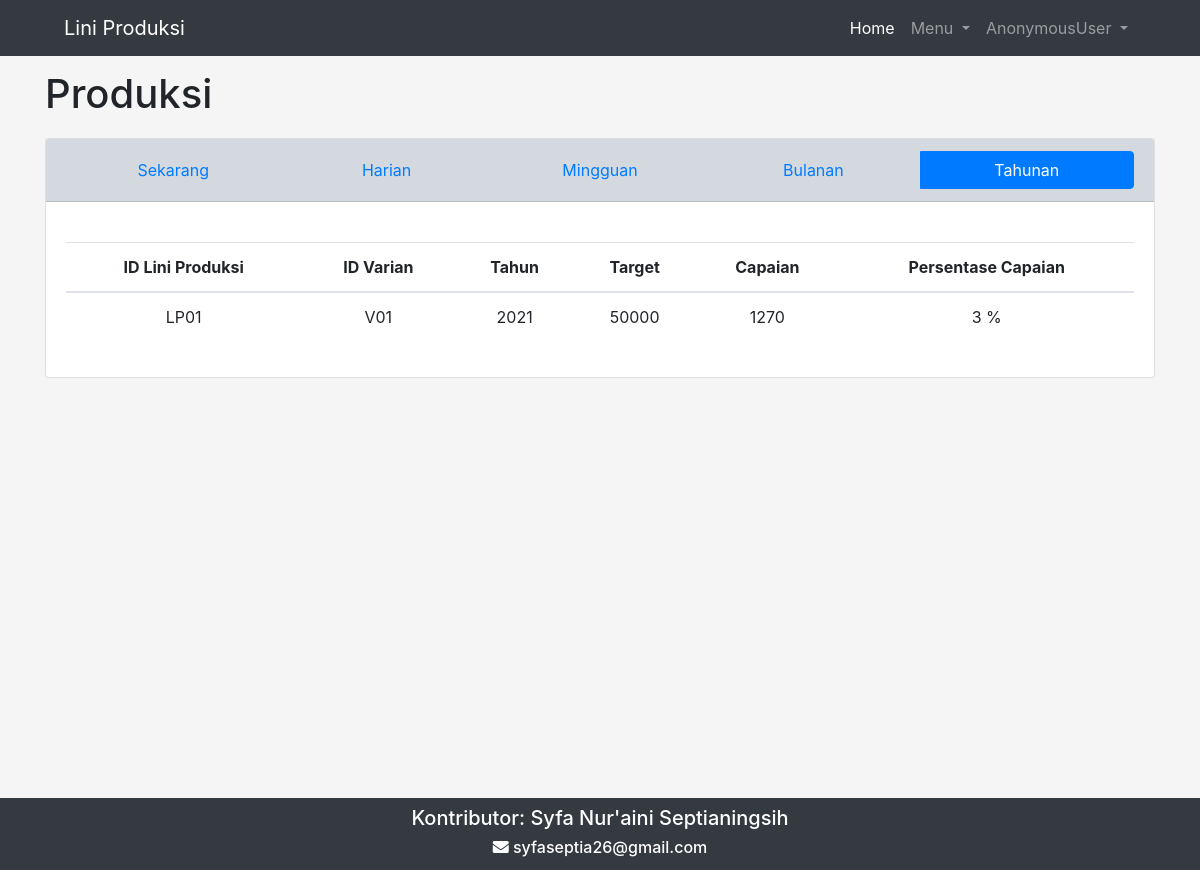
Screenshot of /liniProduksi/produksiTahunan/ with the database file from the repository.
### liniProduksi/models.py (models this page shows, shortened)
class TargetTahunan(models.Model):
    varian = models.ForeignKey('produk.Varian', on_delete=models.CASCADE, to_field='idVarian')
    liniProduksi = models.ForeignKey('LiniProduksi', to_field='idLiniProduksi', on_delete=models.CASCADE)
    target = models.IntegerField()
    tahun = models.IntegerField(null=True)

class LiniProduksi(models.Model):
    idLiniProduksi = models.CharField(max_length=255, unique=True)
    waktuSiklus = models.IntegerField()
    jumlahStasiunKerja = models.IntegerField()
    def __str__(self):
        return "{}".format(self.idLiniProduksi)

### produk/models.py (models this page shows, shortened)
class Model(Brand):
    idModel = models.CharField(max_length=255,)
    namaModel = models.CharField(max_length=255)

class Varian(Model):
    idVarian = models.CharField(max_length=255, unique=True)
    namaVarian = models.CharField(max_length=255,)
    namaAtribut = models.CharField(max_length=255,)
    nilaiAtribut = models.CharField(max_length=255,)
    def __str__(self):
        return "{}".format(self.idVarian)

### liniProduksi/viewsLiniProduksi_harian.py (the view)
# urls.py: path('produksiTahunan/', viewsLiniProduksi_harian.tahunan, name='tahunan'),
def tahunan(request):
    targetTahunan = TargetTahunan.objects.all().order_by('-tahun', 'varian')
    targetHarian = TargetHarian.objects.annotate(year=ExtractYear('tanggal')).values('year','varian').annotate(
        sum_capaian=Sum('capaian', output_field=IntegerField()),
        sum_target=Sum('target', output_field=IntegerField())).order_by('-year',)
    today = datetime.datetime.now().date()
    yr = today.isocalendar()[0]
    context = {
        'Judul': 'Produksi',
        'targetHarian': targetHarian,
        'targetTahunan': targetTahunan,
        'yr': yr,
    }
    return render(request, 'liniProduksi/produksi_tahunan.html', context)

### engineeringOrder/templatetags/templatetags.py (called while the page is built)
@register.filter(name='has_group')
def has_group(user, group_name):
    return user.groups.filter(name=group_name).exists()

### liniProduksi/templates/liniProduksi/produksi_tahunan.html (shortened to what this page needs)
{% extends "base.html" %}
{% load static %}
{% load templatetags %}
{% block pageTitle %}
    {{Judul}}
{% endblock pageTitle %}
{% block contents %}
    <link rel="stylesheet" type='text/css' href="{% static css %}">
    <div class="container">
        <div class="card" style="margin-top:15px; margin-bottom: 20px;">
            <div class="card-header" style="background-color:#d3d9df;">
                <div class="btn-group d-flex" role="group" >
                    <a type="button" class="btn btn-link w-100" href="{% url "liniProduksi:produksiHarian" %}">Sekarang</a>
                    <a type="button" class="btn btn-link w-100" href="{% url "liniProduksi:harian" %}">Harian</a>
                    <a type="button" class="btn btn-link w-100" href="{% url "liniProduksi:mingguan" %}">Mingguan</a>
                    <a type="button" class="btn btn-link w-100" href="{% url "liniProduksi:bulanan" %}">Bulanan</a>
                    <a type="button" class="btn btn-primary w-100" href="{% url "liniProduksi:tahunan" %}">Tahunan</a>
                </div>
            </div>
            <div class="card-body">
                <table class="table text-center table-hover">
                    <thead>
                    <th>ID Lini Produksi</th>
                    <th>ID Varian</th>
                    <th>Tahun</th>
                    <th>Target</th>
                    <th>Capaian</th>
                    <th>Persentase Capaian</th>
                    </thead>
                    {% for lp in targetTahunan %}
                    <tbody>
                    <td>
                        {{lp.liniProduksi}}
                    </td>
                    <td>{{lp.varian}}</td>
                    <td>{{lp.tahun}}</td>
                    {% for th in targetHarian %}
                        {% if lp.tahun == th.year %}
                        {% if lp.varian_id == th.varian %}
                    <td>
                        {{lp.target}}
                    </td>
                    <td>{{th.sum_capaian}}</td>
                    <td>{% widthratio th.sum_capaian lp.target 100 %} %</td>
                    {% endif %}
                    {% endif %}
                    {% endfor %}
                    </tbody>
                    {% endfor %}
                </table>
            </div>
        </div>
    </div>
{% endblock contents %}

### liniProduksi/templates/liniProduksi/produksi_tahunan.html (style rules this page uses)
#tb2 tr, th, td { border:hidden; }
table { background-color:white; margin:auto; width:60%; text-align: left; margin-top: 20px; }
.card { margin-top: 20px; }

### rows the page displays
TargetTahunan: liniProduksi "LP01", varian "V01", tahun "2021", target "50000", sum_capaian "1270", target "3"

### other values shown
{{ user }} "AnonymousUser"
{{ Judul }} "Produksi"
